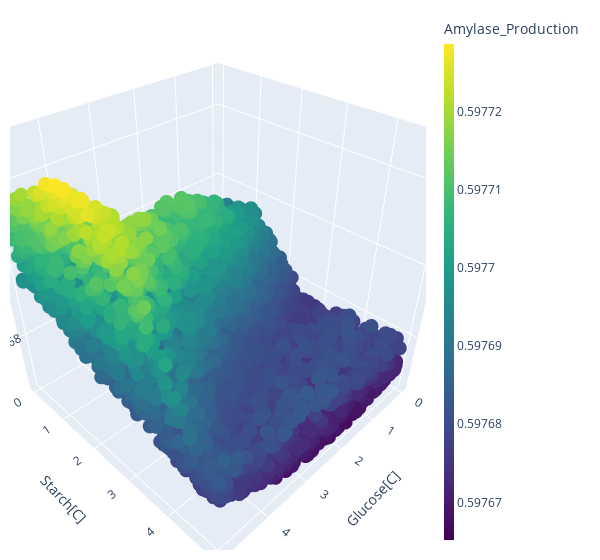

Notebook code cell kept with this figure:
### Code cell
fig = go.Figure(data=[go.Scatter3d(x=DF_S["Glucose"], y=DF_S["Starch"],z=DF_S["Amylase_Production"],mode='markers',
                                        marker=dict(
        size=5,
        color=DF_S["Amylase_Production"],                # set color to an array/list of desired values
        colorscale='Viridis',   # choose a colorscale
        opacity=1,
        colorbar=dict(thickness=10,title="Amylase_Production")),
                                  )])
fig.update_layout(scene = dict(
                    xaxis_title='Glucose[C]',
                    yaxis_title='Starch[C]',
                    zaxis_title='Amylase Export'),
                    width=600,
                    margin=dict(r=20, b=10, l=10, t=10))

fig.show()

### Figure 1 — Plotly figure (JSON) as saved in the notebook; plotly's stock layout.template omitted (floating-point values rounded to 4 significant figures; data arrays with more than 128 entries replaced by an {"elided": "..."} marker saying what was removed)
{"data": [{"marker": {"color": {"elided": "10000 float values"}, "colorbar": {"thickness": 10, "title": {"text": "Amylase_Production"}}, "colorscale": [[0, "#440154"], [0.1111, "#482878"], [0.2222, "#3e4989"], [0.3333, "#31688e"], [0.4444, "#26828e"], [0.5556, "#1f9e89"], [0.6667, "#35b779"], [0.7778, "#6ece58"], [0.8889, "#b5de2b"], [1, "#fde725"]], "opacity": 1, "size": 5}, "mode": "markers", "type": "scatter3d", "x": {"elided": "10000 float values"}, "y": {"elided": "10000 float values"}, "z": {"elided": "10000 float values"}}], "layout": {"margin": {"b": 10, "l": 10, "r": 20, "t": 10}, "scene": {"xaxis": {"title": {"text": "Glucose[C]"}}, "yaxis": {"title": {"text": "Starch[C]"}}, "zaxis": {"title": {"text": "Amylase Export"}}}, "width": 600}}
